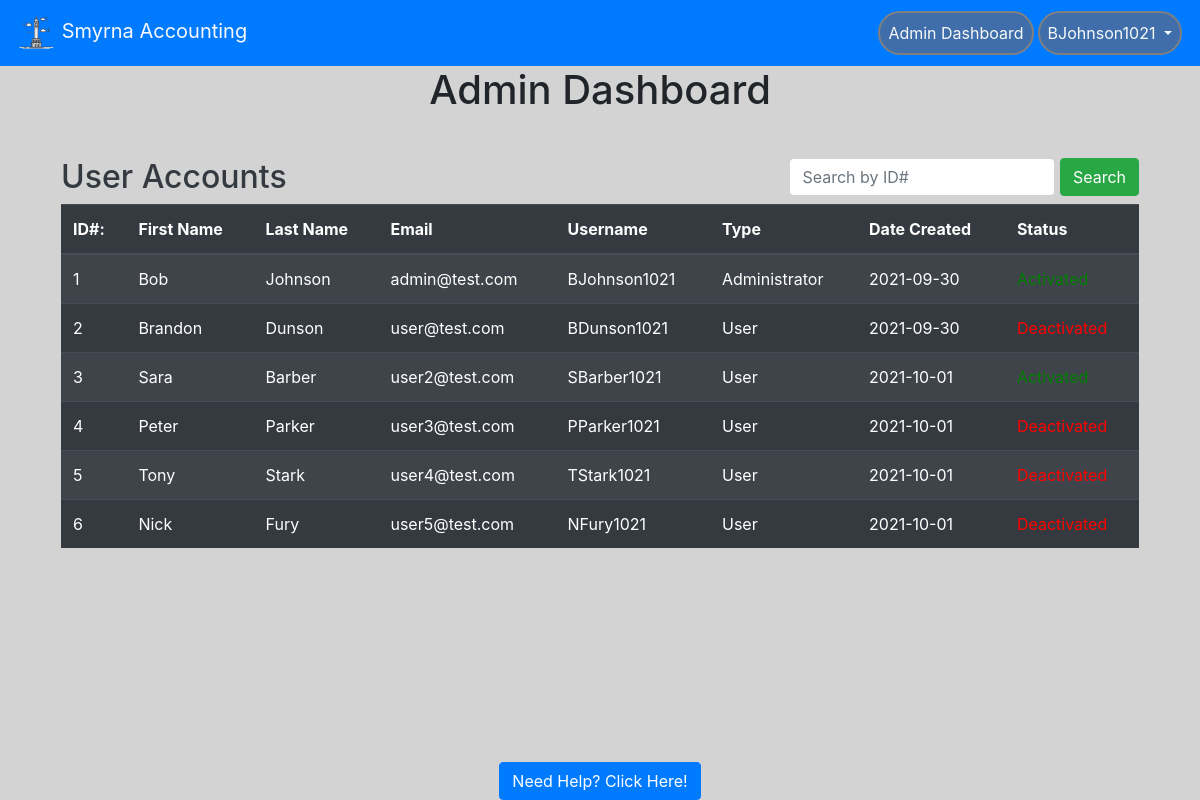
/adminPortal (signed in), run on an earlier commit of the app's database.
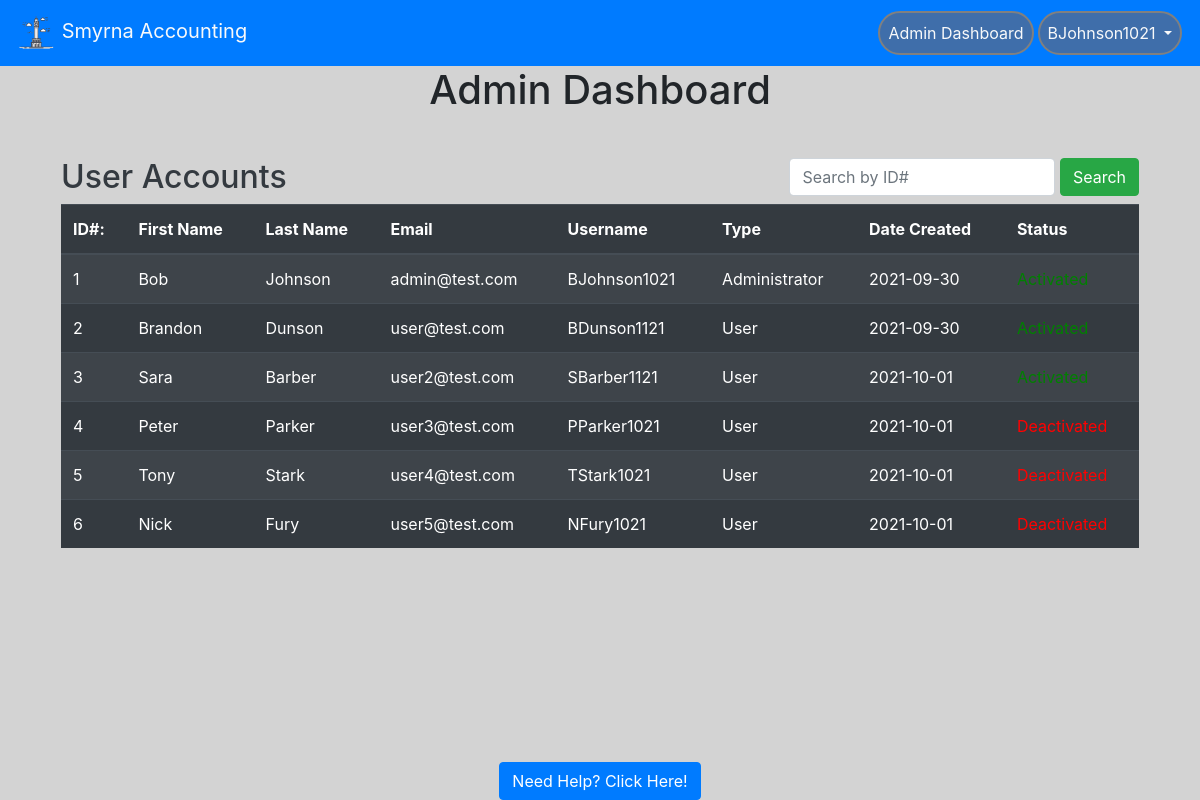
And on a later commit of the database.
### website/models.py (models this page shows, shortened)
class User(db.Model, UserMixin):
    id = db.Column(db.Integer, primary_key=True)  # unique identifier
    email = db.Column(db.String(150), unique=True)
    password = db.Column(db.String(150))
    oldPassword = db.Column(db.String(150))
    firstName = db.Column(db.String(150))
    lastName = db.Column(db.String(150))
    userName = db.Column(db.String(150))
    hasAdmin = db.Column(db.Boolean, default=False)
    hasMan = db.Column(db.Boolean, default=False)
    status = db.Column(db.Boolean, default=False)
    creationDate = db.Column(db.Date())
    expirationDate = db.Column(db.Date())
    accounts = db.relationship("Account", backref="parent")

### website/auth.py (the view)
@auth.route('/adminPortal', methods=['GET', 'POST'])
@login_required
def adminPort():
    if request.method == 'POST':
        global SEARCHID
        SEARCHID = request.form.get('searchBar')
        if len(SEARCHID) < 1:
            flash('Search field can not be blank.', category='error')
            return redirect(url_for('auth.adminPort'))
        else:
            return redirect(url_for('auth.accountOverview'))
    else:
        if current_user.hasAdmin:
            return render_template('adminPortal.html',
                                   user=current_user, query=User.query.all())
        else:
            flash('You do not have access to this page.', category='error')
            return redirect(url_for('views.home'))

### website/__init__.py (called while the page is built)
def create_app():
    app = Flask(__name__)
    app.config['SECRET_KEY'] = 'this is the secret key'
    app.config['SQLALCHEMY_DATABASE_URI'] = f'sqlite:///{DB_NAME}'
    db.init_app(app)
    app.config['MAIL_SERVER'] = 'smtp.gmail.com'
    app.config['MAIL_PORT'] = 465
    app.config['MAIL_USE_SSL'] = True
    app.config['MAIL_USERNAME'] = 'smrnccntng@gmail.com'
    app.config['MAIL_PASSWORD'] = 'Asswipe47'
    mail.init_app(app)
    from .views import views
    from .auth import auth
    app.register_blueprint(views, url_prefix='/')
    app.register_blueprint(auth, url_prefix='/')
    from .models import User
    create_database(app)
    login_manager = LoginManager()
    login_manager.login_view = 'auth.login'
    login_manager.init_app(app)
    @login_manager.user_loader
    def load_user(id):
        return User.query.get(int(id))
    return app

### website/templates/adminPortal.html (shortened to what this page needs)
{% extends "base.html" %} {% block title %} Admin Portal {% endblock %} {%block
content%}
<h1 class="text-center">Admin Dashboard</h1>
<br />
<div class="container-fluid px-3 py-1 pb-4">
    <form class="form-inline" method="POST">
      <h2 class="text-dark pt-2">User Accounts</h2>
        <div class="ml-auto">
          <input type="search" name="searchBar" class="form-control pr-1" placeholder="Search by ID#"
            list = "userData" />
            <button class="btn btn-success" type="submit">Search</button>
        </div>
    </form>
  <div>
    <table class="table table-striped table-dark">
      <thead style="position: sticky;">
        <tr>
          <th>ID#:</th>
          <th>First Name</th>
          <th>Last Name</th>
          <th>Email</th>
          <th>Username</th>
          <th>Type</th>
          <th>Date Created</th>
          <th>Status</th>
        </tr>
      </thead>
      <tbody style="overflow-y: scroll;">
        {% for user in query %}
        <tr>
          <td>{{user.id}}</td>
          <td>{{user.firstName}}</td>
          <td>{{user.lastName}}</td>
          <td>{{user.email}}</td>
          <td>{{user.userName}}</td>
          {% if user.hasAdmin%}
          <td>Administrator</td>
          {% elif user.hasMan %}
          <td>Manager</td>
          {% else %}
          <td>User</td>
          {% endif %}
          <td>{{user.creationDate}}</td>
          {% if user.status %}
          <td style="color: green">Activated</td>
          {% else %}
          <td style="color: red">Deactivated</td>
          {% endif %}
        </tr>
        {% endfor %}
      </tbody>
    </table>
  </div>
  <br>
</div>
{% endblock %}

### website/templates/base.html (shortened to what this page needs)
<!DOCTYPE html>
<html>
<head>
    <meat name="viewport" content="width=device-width, initial-scale=1" />
    <link rel="stylesheet" href="https://stackpath.bootstrapcdn.com/bootstrap/4.4.1/css/bootstrap.min.css"
 />
    <link rel="stylesheet" href="https://stackpath.bootstrapcdn.com/font-awesome/4.7.0/css/font-awesome.min.css"
 />
</head>
<body style="background-color: lightgrey">
    <nav class="navbar navbar-expand-lg navbar-dark bg-primary sticky-top">
        <a class = "navbar-brand text-light" href='/'>
            <img src="static/logo.png" width="40" height="40" atl="">
            Smyrna Accounting
        </a>
        <div class = "collapse navbar-collapse" id="navbar">
            <ul class = "navbar-nav ml-auto">
                {% if user.is_authenticated %}
                {% if user.hasAdmin %}
                <li class = "nav-item">
                    <a class = "nav-link text-light text-center" id = "adminPort" href="/adminPortal">Admin Dashboard</a>
                </li>
                {% endif %}
                <li class="nav-item dropdown">
                    <a class = "nav-link dropdown-toggle text-light text-center" id = "" data-toggle = "dropdown" aria-haspopup="true" aria-expanded="false">
                        {{ user.userName }}
                    </a>
                </li>
                {% else %}
                <a class = "nav-item nav-link text-light" id = "login" href="/login">Login</a>
                {% endif %}
            </ul>
        </div>
    </nav>
    <div class= "container">
        {%block content%}
        {% endblock %}
    </div>
</body>
<div class="footer" style="background-color: lightgray;">
    <a href="/help" class="btn btn-primary">Need Help? Click Here!</a>
</div>
</html>

### website/templates/base.html (style rules this page uses)
.footer { position: fixed; left: 0; bottom: 0; width: 100%; background-color: Blue; text-align: center; }
li.nav-item { border: 2px solid grey; margin: 2px; border-radius: 25px; background-color: rgb(63, 110, 170); }

What changed in the data, as far as the page shows it:
changed User "Brandon": userName "BDunson1021" → "BDunson1121"; no longer shows "Deactivated"
changed User "Sara": userName "SBarber1021" → "SBarber1121"
